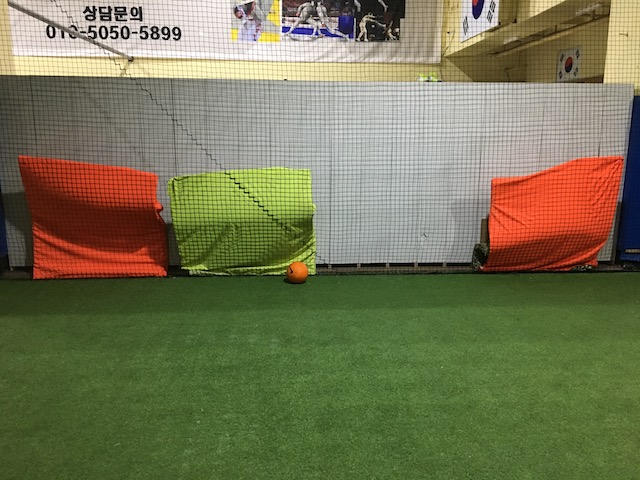
#> input picture sample/OrangeObjects.jpg, 640 x 480 px, found by its file name
$ python Android_Orange_ball.py   (Python 2 division)
#> lines starting #> are read from the running program, lines starting #| are printed output that depends on the picture; after the words box and inside, x2 and y2 are one past the last pixel; in counts of white or black regions, pixels touching at a corner belong together
# -*- coding: utf-8 -*-
# 위 코드로 한글주석 처리가
# USAGE
# python ball_tracking.py --video ball_tracking_example.mp4
# python ball_tracking.py

# import the necessary packages
import argparse
from collections import deque

import cv2
import numpy as np

# Argument Parser
ap = argparse.ArgumentParser()
ap.add_argument("-v", "--video",
                help="path to the (optional) video file")
ap.add_argument("-b", "--buffer", type=int, default=64,
                help="max buffer size")
args = vars(ap.parse_args())

# 최소, 최대 경계값 설정 (Note HSV Color Code)
# Todo: 공의 색깔을 미리 입력하거나 탐색하는 과정이 사전에 필요함.
orangeLower = (0, 150, 150)
orangeUpper = (25, 255, 255)
ballDetectCutlineY = 240

pts = deque(maxlen=args["buffer"])

frame = cv2.imread("sample/OrangeObjects.jpg")
#> frame is the input picture: shape (480, 640, 3); mean B, G, R 83.6, 117.2, 117.4

# 2. blur it
blurred = cv2.GaussianBlur(frame, (11, 11), 0)
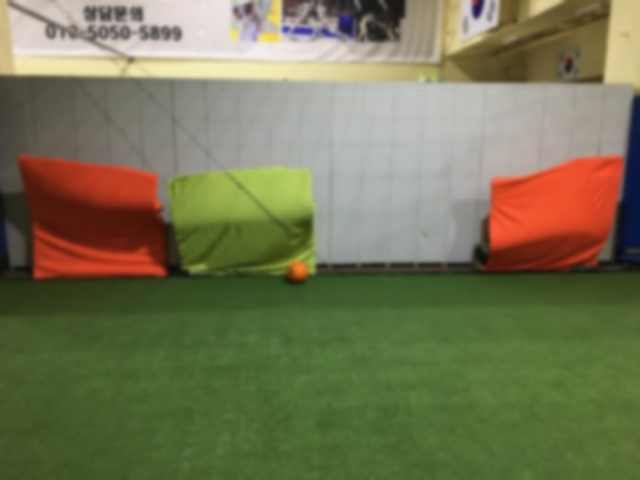
#> blurred: shape (480, 640, 3); mean B, G, R 83.6, 117.2, 117.4

# 3. and convert it to the HSV color space
hsv = cv2.cvtColor(frame, cv2.COLOR_BGR2HSV)
#> hsv: shape (480, 640, 3); mean H, S, V 37.2, 104.3, 130

# 'color'을 위한 마스크를 설정하고 실행
# 마스크에 남아있는 얼룩을 일련의 팽창(dilations) and 부식(erosions)을 통해 없앰
mask = cv2.inRange(hsv, orangeLower, orangeUpper)
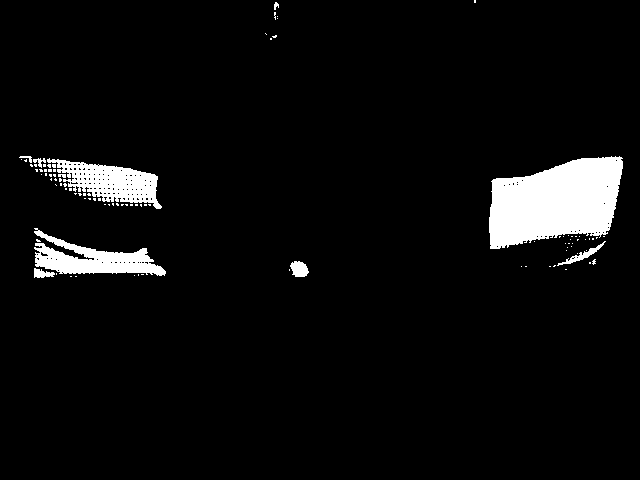
#> mask: shape (480, 640); 5.1% white; 97 white regions (87 under 20 px), largest, box (x1, y1, x2, y2) and area: (489, 156, 623, 249) 9009, (34, 228, 166, 276) 2816, (47, 158, 162, 209) 2811
mask = cv2.erode(mask, None, iterations=2)
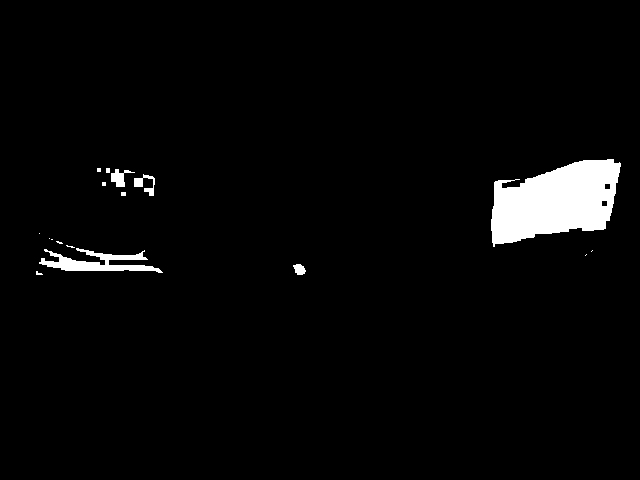
#> mask: shape (480, 640); 3.1% white; 17 white regions (10 under 20 px), largest, box (x1, y1, x2, y2) and area: (491, 159, 621, 247) 7716, (39, 248, 163, 273) 1309, (111, 169, 135, 187) 201
mask = cv2.dilate(mask, None, iterations=2)
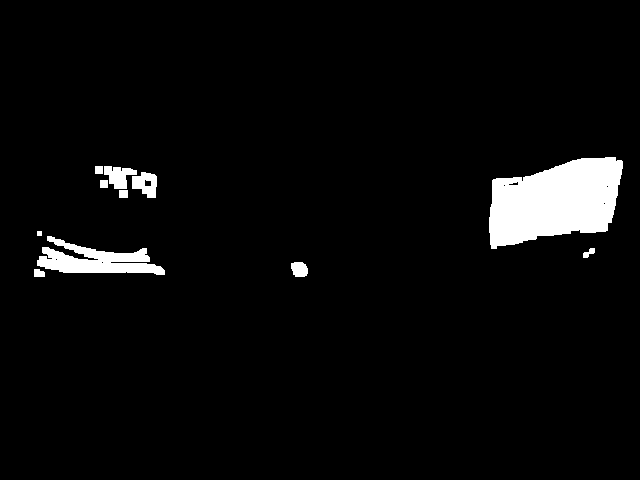
#> mask: shape (480, 640); 4.2% white; 11 white regions

# 마스크에서 외곽(contours)을 찾고 현재 볼의 x,y좌표 중앙점을 초기화
cnts = cv2.findContours(mask.copy(), cv2.RETR_EXTERNAL,
                        cv2.CHAIN_APPROX_SIMPLE)[-2]
#> cnts = 11 contours, 1 with area under 20; largest, box (x1, y1, x2, y2) and area: (489, 157, 623, 249) 8586, (37, 236, 165, 275) 2276, (132, 172, 157, 198) 427, (104, 166, 137, 189) 403, (291, 262, 308, 277) 188
center = None

# 최소한 하나의 외곽(contours)를 찾았을때만 진행
if len(cnts) > 0:
    # 1. 마스크에서 가장 큰 외곽을 찾고,
    # 2. 가장 원의 최소를 둘러싸는 원을 찾고(노란 외곽선)
    # 3. 중심에 둔다
    c = max(cnts, key=cv2.contourArea)
#> c = contour of 122 points, box (x1, y1, x2, y2) (489, 157, 623, 249), area 8586
    cnts = sorted(cnts, key=cv2.contourArea, reverse=True)
    for c in cnts:

        # print c
        ((x, y), radius) = cv2.minEnclosingCircle(c)
        M = cv2.moments(c)
        center = (int(M["m10"] / M["m00"]), int(M["m01"] / M["m00"]))

        print center

        # 최소 반지름 이상일때만 진행
        if radius > 7 and radius < 60 and y >= ballDetectCutlineY: ## Todo: 상수로 선언이 필요함, 최소 반지름
            # 노란 외곽선을 그리고 중심점 표시
            # 추적할 좌표를 업데이트
            cv2.circle(frame, (int(x), int(y)), int(radius),
                       (0, 255, 255), 2)
            cv2.circle(frame, center, 5, (0, 0, 255), -1)
#> this loop made 11 passes
#> (x, y, radius, center) on passes 1, 2, 3, 4, 5, 6, 8: (556.5, 204.5, 78.63, (554, 201)), (100.5, 267, 63.88, (95, 260)), (144, 186, 15.59, (145, 183)), (119.4, 172.6, 16.77, (118, 175)), (298.5, 269, 9.6, (299, 268)), (39, 272.5, 6.1, (38, 272)), (588.5, 252.5, 7.11, (588, 252))
#> (c, x, y, radius, center) on passes 7, 9, 10: ([[119, 190], [119, 197], [127, 197], [127, 190]], 123, 193.5, 5.32, (123, 193)), ([[100, 180], [100, 187], [107, 187], [107, 180]], 103.5, 183.5, 4.95, (103, 183)), ([[95, 166], [95, 173], [102, 173], [102, 166]], 98.5, 169.5, 4.95, (98, 169))
#| (554, 201)
#| (95, 260)
#| (145, 183)
#| (118, 175)
#| (299, 268)
#| (38, 272)
#| (123, 193)
#| (588, 252)
#> (further printed lines are left out)
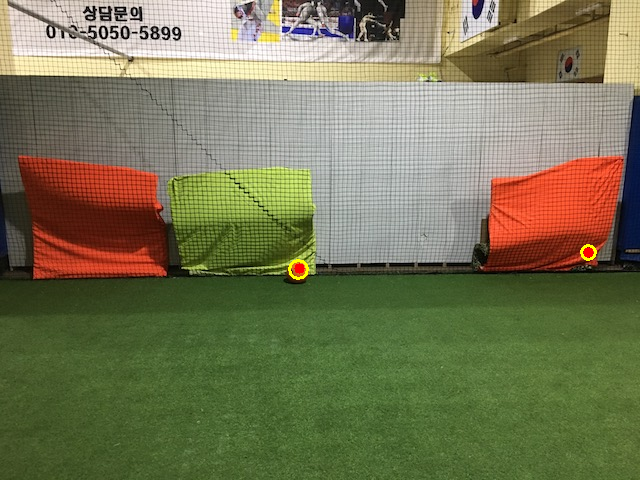
#> frame: shape (480, 640, 3); 0.15% of pixels changed, all inside (x1, y1, x2, y2) = (288, 244, 597, 280)

# 포인트 큐를 업데이트
pts.appendleft(center)

# Todo: 이부분에 else if 문으로 외곽(contours)가 여러개일때의 처리가 필요함

# 추적좌표들의 집합을 반복
for i in xrange(1, len(pts)):
    # 추적지점이 하나도 없으면 loop 무시
    if pts[i - 1] is None or pts[i] is None:
        continue

    # 추적지점이 있으면 두께를 계산해서 그림
    # 연결된 선을 그림
    thickness = int(np.sqrt(args["buffer"] / float(i + 1)) * 2.5)
    cv2.line(frame, pts[i - 1], pts[i], (0, 0, 255), thickness)

# 프레임을 우리 화면에 보여줌
cv2.imshow("Frame", frame)
cv2.waitKey(0)

# 카메라 클리어하고 열려있는 창 닫음
cv2.destroyAllWindows()
